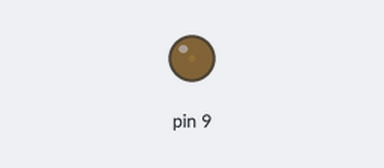
Recording of a sketch running on a simulated Arduino Uno, built with avr-gcc and run on an emulated ATmega328P. Shown: output pins drawn as LEDs (lit = HIGH).

Above: at 0.05 s.
At 1.8 s:
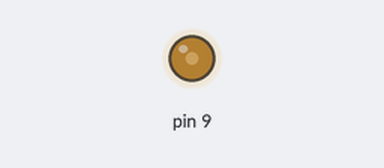
At 3.55 s:
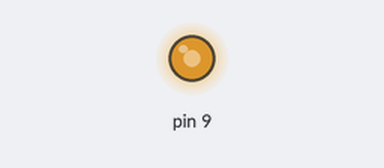
At 7.1 s:
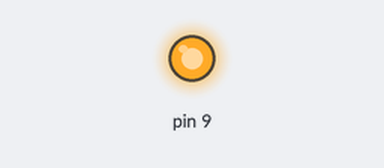
Timing chart, 0 to 9.3 s (numbered marks = the images above):
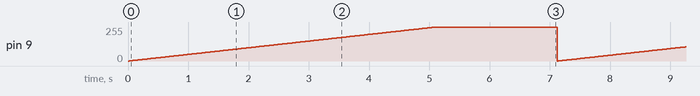

Measured:
- by itself, pin 9: ramps from 0/255 to 255/255 and jumps back, once every 7.1 s

The sketch:

Ajuste_de_brilho.ino
```cpp
int i;

void setup() {
  pinMode(9,OUTPUT);
}
void loop(){
 for(i=0;i<=255;i++){
  analogWrite(9,i);
 delay(20);
 }
 delay(2000);
 for(i=0;i>=255;i--){
  analogWrite(9,i);
 delay(20);
 }
 }
```
